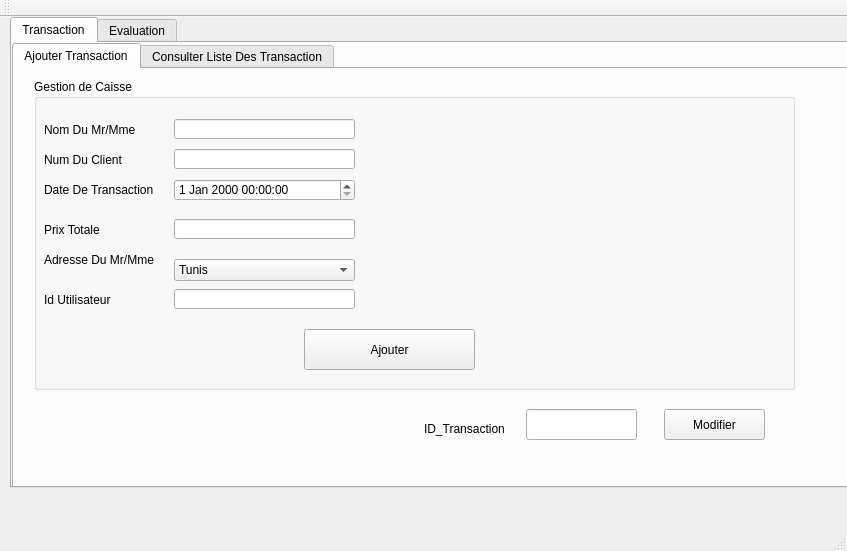
<?xml version="1.0" encoding="UTF-8"?>
<ui version="4.0">
 <class>MainWindow</class>
 <widget class="QMainWindow" name="MainWindow">
  <property name="geometry">
   <rect>
    <x>0</x>
    <y>0</y>
    <width>847</width>
    <height>551</height>
   </rect>
  </property>
  <property name="windowTitle">
   <string>Gestion des Clients</string>
  </property>
  <widget class="QWidget" name="centralWidget">
   <widget class="QTabWidget" name="tabWidget">
    <property name="geometry">
     <rect>
      <x>10</x>
      <y>0</y>
      <width>851</width>
      <height>471</height>
     </rect>
    </property>
    <property name="currentIndex">
     <number>0</number>
    </property>
    <widget class="QWidget" name="tab">
     <attribute name="title">
      <string>Transaction</string>
     </attribute>
     <widget class="QTabWidget" name="tabWidget_2">
      <property name="geometry">
       <rect>
        <x>0</x>
        <y>0</y>
        <width>851</width>
        <height>471</height>
       </rect>
      </property>
      <property name="currentIndex">
       <number>0</number>
      </property>
      <widget class="QWidget" name="tab_4">
       <attribute name="title">
        <string>Ajouter Transaction</string>
       </attribute>
       <widget class="QGroupBox" name="groupBox">
        <property name="geometry">
         <rect>
          <x>20</x>
          <y>10</y>
          <width>761</width>
          <height>311</height>
         </rect>
        </property>
        <property name="title">
         <string>Gestion de Caisse</string>
        </property>
        <widget class="QLabel" name="label_2">
         <property name="geometry">
          <rect>
           <x>10</x>
           <y>40</y>
           <width>111</width>
           <height>21</height>
          </rect>
         </property>
         <property name="text">
          <string>Nom Du Mr/Mme</string>
         </property>
        </widget>
        <widget class="QLabel" name="label_3">
         <property name="geometry">
          <rect>
           <x>10</x>
           <y>70</y>
           <width>131</width>
           <height>21</height>
          </rect>
         </property>
         <property name="text">
          <string>Num Du Client </string>
         </property>
        </widget>
        <widget class="QLineEdit" name="lineEdit_2">
         <property name="geometry">
          <rect>
           <x>140</x>
           <y>40</y>
           <width>181</width>
           <height>20</height>
          </rect>
         </property>
        </widget>
        <widget class="QLineEdit" name="lineEdit_3">
         <property name="geometry">
          <rect>
           <x>140</x>
           <y>70</y>
           <width>181</width>
           <height>20</height>
          </rect>
         </property>
        </widget>
        <widget class="QPushButton" name="pushButton">
         <property name="geometry">
          <rect>
           <x>270</x>
           <y>250</y>
           <width>171</width>
           <height>41</height>
          </rect>
         </property>
         <property name="text">
          <string>Ajouter</string>
         </property>
        </widget>
        <widget class="QLabel" name="label_4">
         <property name="geometry">
          <rect>
           <x>10</x>
           <y>100</y>
           <width>131</width>
           <height>21</height>
          </rect>
         </property>
         <property name="text">
          <string>Date De Transaction</string>
         </property>
        </widget>
        <widget class="QLineEdit" name="lineEdit_5">
         <property name="geometry">
          <rect>
           <x>140</x>
           <y>140</y>
           <width>181</width>
           <height>20</height>
          </rect>
         </property>
        </widget>
        <widget class="QLabel" name="label_5">
         <property name="geometry">
          <rect>
           <x>10</x>
           <y>140</y>
           <width>131</width>
           <height>21</height>
          </rect>
         </property>
         <property name="text">
          <string>Prix Totale</string>
         </property>
        </widget>
        <widget class="QLabel" name="label_6">
         <property name="geometry">
          <rect>
           <x>10</x>
           <y>170</y>
           <width>131</width>
           <height>21</height>
          </rect>
         </property>
         <property name="text">
          <string>Adresse Du Mr/Mme </string>
         </property>
        </widget>
        <widget class="QLabel" name="label_7">
         <property name="geometry">
          <rect>
           <x>10</x>
           <y>210</y>
           <width>131</width>
           <height>21</height>
          </rect>
         </property>
         <property name="text">
          <string>Id Utilisateur </string>
         </property>
        </widget>
        <widget class="QLineEdit" name="lineEdit_7">
         <property name="geometry">
          <rect>
           <x>140</x>
           <y>210</y>
           <width>181</width>
           <height>20</height>
          </rect>
         </property>
        </widget>
        <widget class="QDateTimeEdit" name="dateTimeEdit">
         <property name="geometry">
          <rect>
           <x>140</x>
           <y>100</y>
           <width>181</width>
           <height>22</height>
          </rect>
         </property>
        </widget>
        <widget class="QComboBox" name="comboBox">
         <property name="geometry">
          <rect>
           <x>140</x>
           <y>180</y>
           <width>181</width>
           <height>22</height>
          </rect>
         </property>
         <item>
          <property name="text">
           <string>Tunis</string>
          </property>
         </item>
         <item>
          <property name="text">
           <string>Ariana</string>
          </property>
         </item>
         <item>
          <property name="text">
           <string>L'Aouina </string>
          </property>
         </item>
         <item>
          <property name="text">
           <string>Marsa</string>
          </property>
         </item>
         <item>
          <property name="text">
           <string>Gamart</string>
          </property>
         </item>
         <item>
          <property name="text">
           <string>Soukra </string>
          </property>
         </item>
         <item>
          <property name="text">
           <string>Carthage </string>
          </property>
         </item>
         <item>
          <property name="text">
           <string>Sidi BouSaid </string>
          </property>
         </item>
         <item>
          <property name="text">
           <string>Manazah</string>
          </property>
         </item>
         <item>
          <property name="text">
           <string>Hay Nasr</string>
          </property>
         </item>
         <item>
          <property name="text">
           <string>Bardo</string>
          </property>
         </item>
         <item>
          <property name="text">
           <string>Rades</string>
          </property>
         </item>
         <item>
          <property name="text">
           <string>Megrine</string>
          </property>
         </item>
         <item>
          <property name="text">
           <string>Mourouj City</string>
          </property>
         </item>
         <item>
          <property name="text">
           <string>Naasen </string>
          </property>
         </item>
         <item>
          <property name="text">
           <string>Fouchena</string>
          </property>
         </item>
         <item>
          <property name="text">
           <string>Nabeul</string>
          </property>
         </item>
         <item>
          <property name="text">
           <string>Hammamet</string>
          </property>
         </item>
         <item>
          <property name="text">
           <string>Sousse</string>
          </property>
         </item>
         <item>
          <property name="text">
           <string>Sfax</string>
          </property>
         </item>
        </widget>
       </widget>
       <widget class="QLineEdit" name="textEdit_2">
        <property name="geometry">
         <rect>
          <x>512</x>
          <y>340</y>
          <width>111</width>
          <height>31</height>
         </rect>
        </property>
       </widget>
       <widget class="QLabel" name="label_14">
        <property name="geometry">
         <rect>
          <x>410</x>
          <y>350</y>
          <width>81</width>
          <height>20</height>
         </rect>
        </property>
        <property name="text">
         <string>ID_Transaction</string>
        </property>
       </widget>
       <widget class="QPushButton" name="pushButton_6">
        <property name="geometry">
         <rect>
          <x>650</x>
          <y>340</y>
          <width>101</width>
          <height>31</height>
         </rect>
        </property>
        <property name="text">
         <string>Modifier</string>
        </property>
       </widget>
      </widget>
      <widget class="QWidget" name="tab_3">
       <attribute name="title">
        <string>Consulter Liste Des Transaction</string>
       </attribute>
       <widget class="QPushButton" name="pushButton_7">
        <property name="geometry">
         <rect>
          <x>700</x>
          <y>360</y>
          <width>111</width>
          <height>23</height>
         </rect>
        </property>
        <property name="text">
         <string>Supprimer</string>
        </property>
       </widget>
       <widget class="QLineEdit" name="textDelete_2">
        <property name="geometry">
         <rect>
          <x>550</x>
          <y>360</y>
          <width>113</width>
          <height>20</height>
         </rect>
        </property>
       </widget>
       <widget class="QTableView" name="tableView_2">
        <property name="geometry">
         <rect>
          <x>70</x>
          <y>90</y>
          <width>721</width>
          <height>211</height>
         </rect>
        </property>
       </widget>
       <widget class="QLabel" name="label_15">
        <property name="geometry">
         <rect>
          <x>460</x>
          <y>360</y>
          <width>47</width>
          <height>14</height>
         </rect>
        </property>
        <property name="text">
         <string>ID</string>
        </property>
       </widget>
       <widget class="QPushButton" name="pushButton_3">
        <property name="geometry">
         <rect>
          <x>710</x>
          <y>60</y>
          <width>80</width>
          <height>22</height>
         </rect>
        </property>
        <property name="text">
         <string>TRIER </string>
        </property>
       </widget>
       <widget class="QPushButton" name="rechercher">
        <property name="geometry">
         <rect>
          <x>520</x>
          <y>20</y>
          <width>80</width>
          <height>22</height>
         </rect>
        </property>
        <property name="text">
         <string>Rechercher</string>
        </property>
       </widget>
       <widget class="QLineEdit" name="lineEdit">
        <property name="geometry">
         <rect>
          <x>90</x>
          <y>20</y>
          <width>411</width>
          <height>21</height>
         </rect>
        </property>
       </widget>
      </widget>
     </widget>
    </widget>
    <widget class="QWidget" name="tab_2">
     <attribute name="title">
      <string>Evaluation</string>
     </attribute>
     <widget class="QTabWidget" name="tabWidget_3">
      <property name="geometry">
       <rect>
        <x>0</x>
        <y>0</y>
        <width>861</width>
        <height>511</height>
       </rect>
      </property>
      <property name="currentIndex">
       <number>0</number>
      </property>
      <widget class="QWidget" name="tab_5">
       <attribute name="title">
        <string>Ajouter Une Evaluation</string>
       </attribute>
       <widget class="QGroupBox" name="groupBox_2">
        <property name="geometry">
         <rect>
          <x>40</x>
          <y>10</y>
          <width>631</width>
          <height>351</height>
         </rect>
        </property>
        <property name="title">
         <string>Evaluation</string>
        </property>
        <widget class="QLabel" name="label_8">
         <property name="geometry">
          <rect>
           <x>10</x>
           <y>40</y>
           <width>111</width>
           <height>21</height>
          </rect>
         </property>
         <property name="text">
          <string>Nom Du Mr/Mme</string>
         </property>
        </widget>
        <widget class="QLabel" name="label_9">
         <property name="geometry">
          <rect>
           <x>10</x>
           <y>70</y>
           <width>131</width>
           <height>21</height>
          </rect>
         </property>
         <property name="text">
          <string>Note Client </string>
         </property>
        </widget>
        <widget class="QLineEdit" name="lineEdit_4">
         <property name="geometry">
          <rect>
           <x>140</x>
           <y>40</y>
           <width>181</width>
           <height>20</height>
          </rect>
         </property>
        </widget>
        <widget class="QPushButton" name="pushButton_2">
         <property name="geometry">
          <rect>
           <x>424</x>
           <y>280</y>
           <width>191</width>
           <height>23</height>
          </rect>
         </property>
         <property name="text">
          <string>Ajouter</string>
         </property>
        </widget>
        <widget class="QLabel" name="label_10">
         <property name="geometry">
          <rect>
           <x>10</x>
           <y>100</y>
           <width>131</width>
           <height>21</height>
          </rect>
         </property>
         <property name="text">
          <string>Remarque Du Client </string>
         </property>
        </widget>
        <widget class="QLineEdit" name="lineEdit_9">
         <property name="geometry">
          <rect>
           <x>140</x>
           <y>140</y>
           <width>181</width>
           <height>20</height>
          </rect>
         </property>
        </widget>
        <widget class="QLabel" name="label_11">
         <property name="geometry">
          <rect>
           <x>10</x>
           <y>140</y>
           <width>131</width>
           <height>21</height>
          </rect>
         </property>
         <property name="text">
          <string>Id Facture</string>
         </property>
        </widget>
        <widget class="QComboBox" name="comboBox_2">
         <property name="geometry">
          <rect>
           <x>140</x>
           <y>70</y>
           <width>181</width>
           <height>22</height>
          </rect>
         </property>
         <item>
          <property name="text">
           <string>1</string>
          </property>
         </item>
         <item>
          <property name="text">
           <string>2</string>
          </property>
         </item>
         <item>
          <property name="text">
           <string>3</string>
          </property>
         </item>
         <item>
          <property name="text">
           <string>4</string>
          </property>
         </item>
         <item>
          <property name="text">
           <string>5</string>
          </property>
         </item>
         <item>
          <property name="text">
           <string>6</string>
          </property>
         </item>
         <item>
          <property name="text">
           <string>7</string>
          </property>
         </item>
         <item>
          <property name="text">
           <string>8</string>
          </property>
         </item>
         <item>
          <property name="text">
           <string>9</string>
          </property>
         </item>
         <item>
          <property name="text">
           <string>10</string>
          </property>
         </item>
         <item>
          <property name="text">
           <string>11</string>
          </property>
         </item>
         <item>
          <property name="text">
           <string>12</string>
          </property>
         </item>
         <item>
          <property name="text">
           <string>13</string>
          </property>
         </item>
         <item>
          <property name="text">
           <string>14</string>
          </property>
         </item>
         <item>
          <property name="text">
           <string>15</string>
          </property>
         </item>
         <item>
          <property name="text">
           <string>16</string>
          </property>
         </item>
         <item>
          <property name="text">
           <string>17</string>
          </property>
         </item>
         <item>
          <property name="text">
           <string>18</string>
          </property>
         </item>
         <item>
          <property name="text">
           <string>19</string>
          </property>
         </item>
         <item>
          <property name="text">
           <string>20</string>
          </property>
         </item>
        </widget>
        <widget class="QComboBox" name="comboBox_3">
         <property name="geometry">
          <rect>
           <x>140</x>
           <y>110</y>
           <width>181</width>
           <height>22</height>
          </rect>
         </property>
         <item>
          <property name="text">
           <string>Fantastique </string>
          </property>
         </item>
         <item>
          <property name="text">
           <string>Bonne </string>
          </property>
         </item>
         <item>
          <property name="text">
           <string>Moyenne </string>
          </property>
         </item>
         <item>
          <property name="text">
           <string>Mediocre</string>
          </property>
         </item>
        </widget>
       </widget>
       <widget class="QLineEdit" name="textEdit_4">
        <property name="geometry">
         <rect>
          <x>430</x>
          <y>370</y>
          <width>113</width>
          <height>20</height>
         </rect>
        </property>
       </widget>
       <widget class="QPushButton" name="pushButton_8">
        <property name="geometry">
         <rect>
          <x>580</x>
          <y>370</y>
          <width>75</width>
          <height>23</height>
         </rect>
        </property>
        <property name="text">
         <string>Modifier</string>
        </property>
       </widget>
       <widget class="QLabel" name="label_16">
        <property name="geometry">
         <rect>
          <x>370</x>
          <y>370</y>
          <width>47</width>
          <height>14</height>
         </rect>
        </property>
        <property name="text">
         <string>ID</string>
        </property>
       </widget>
      </widget>
      <widget class="QWidget" name="tab_6">
       <attribute name="title">
        <string>Consulter Les Evaluations</string>
       </attribute>
       <widget class="QTableView" name="tableView">
        <property name="geometry">
         <rect>
          <x>10</x>
          <y>50</y>
          <width>791</width>
          <height>201</height>
         </rect>
        </property>
       </widget>
       <widget class="QLabel" name="label_13">
        <property name="geometry">
         <rect>
          <x>350</x>
          <y>340</y>
          <width>47</width>
          <height>14</height>
         </rect>
        </property>
        <property name="text">
         <string>ID</string>
        </property>
       </widget>
       <widget class="QLineEdit" name="textDelete">
        <property name="geometry">
         <rect>
          <x>430</x>
          <y>340</y>
          <width>113</width>
          <height>20</height>
         </rect>
        </property>
       </widget>
       <widget class="QPushButton" name="pushButton_4">
        <property name="geometry">
         <rect>
          <x>600</x>
          <y>340</y>
          <width>171</width>
          <height>23</height>
         </rect>
        </property>
        <property name="text">
         <string>Supprimer</string>
        </property>
       </widget>
       <widget class="QPushButton" name="rechercher_2">
        <property name="geometry">
         <rect>
          <x>530</x>
          <y>10</y>
          <width>80</width>
          <height>22</height>
         </rect>
        </property>
        <property name="text">
         <string>Rechercher</string>
        </property>
       </widget>
       <widget class="QLineEdit" name="lineEdit_6">
        <property name="geometry">
         <rect>
          <x>100</x>
          <y>10</y>
          <width>411</width>
          <height>21</height>
         </rect>
        </property>
       </widget>
      </widget>
     </widget>
    </widget>
   </widget>
  </widget>
  <widget class="QMenuBar" name="menuBar">
   <property name="geometry">
    <rect>
     <x>0</x>
     <y>0</y>
     <width>847</width>
     <height>21</height>
    </rect>
   </property>
  </widget>
  <widget class="QToolBar" name="mainToolBar">
   <attribute name="toolBarArea">
    <enum>TopToolBarArea</enum>
   </attribute>
   <attribute name="toolBarBreak">
    <bool>false</bool>
   </attribute>
  </widget>
  <widget class="QStatusBar" name="statusBar"/>
 </widget>
 <layoutdefault spacing="6" margin="11"/>
 <resources/>
 <connections/>
</ui>
